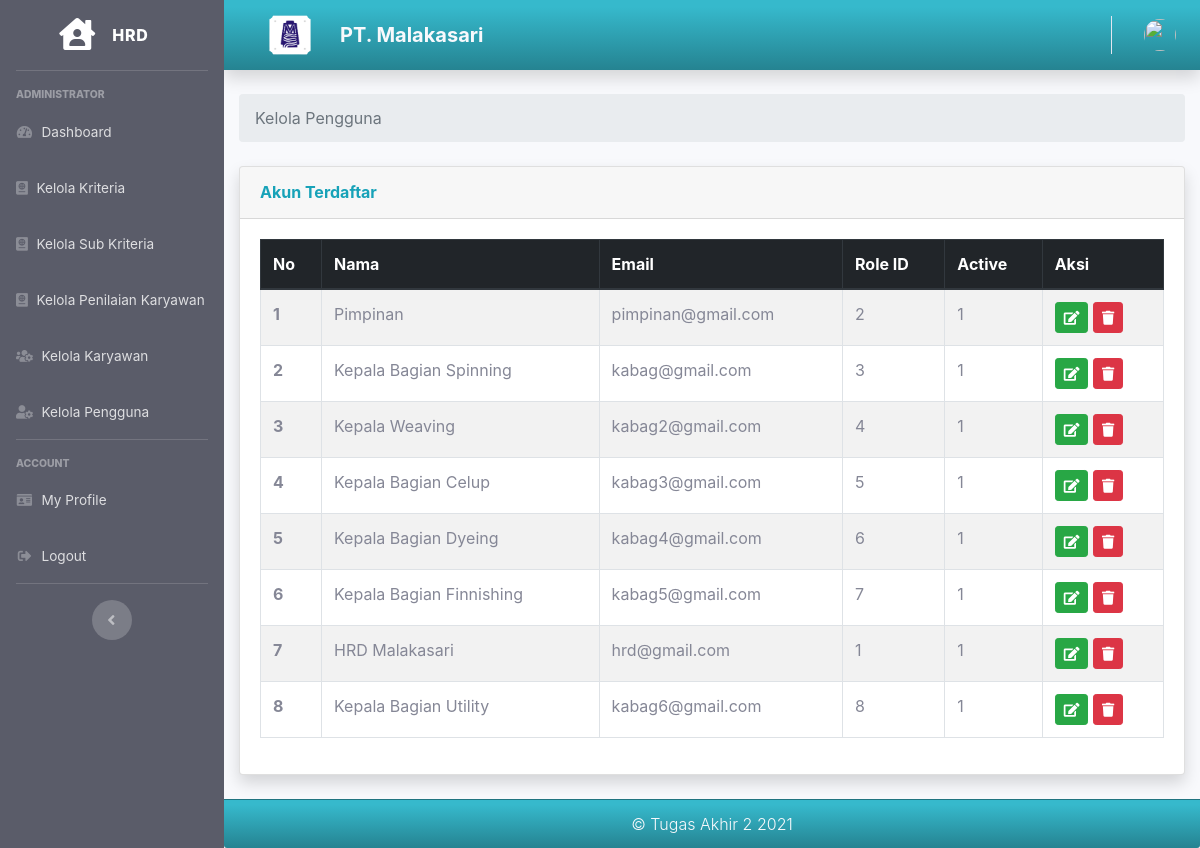
/index.php/hrd/kelola_pengguna, run on the app's committed database.
### tables this page shows
CREATE TABLE `user` (
  `id` int(11) NOT NULL,
  `name` varchar(128) NOT NULL,
  `email` varchar(128) NOT NULL,
  `image` varchar(512) NOT NULL,
  `password` varchar(256) NOT NULL,
  `role_id` int(11) NOT NULL,
  `is_active` int(1) NOT NULL,
  `date_created` int(11) NOT NULL
);

### application/controllers/Hrd.php (called while the page is built, shortened)
<?php
class Hrd extends CI_Controller
{
    public function __construct()
    {
        $this->load->model('Hrd_model');
        $this->load->model('Kriteria_model');
        $this->load->model('Kriteria_model');
        $this->load->model('Kabag_model');
        $this->load->model('Karyawan_model');
        $this->load->model('Penilaian_model');
        $this->load->model('Peringkat_model');
    }
    public function kelola_pengguna()
    {
        $data['user'] = $this->db->get_where('user', ['email' => $this->session->userdata('email')])->row_array();
        $data2['user'] = $this->db->get('user')->result_array();
        $data['title'] = 'Kelola Pengguna';
        $this->load->view('templates/hrd_header', $data);
        $this->load->view('templates/hrd_sidebar', $data);
        $this->load->view('templates/hrd_topbar', $data);
        $this->load->view('hrd/kelola_pengguna', $data2);
        $this->load->view('templates/hrd_footer', $data);
    }
}

### index.php (called while the page is built, shortened)
<?php
require_once BASEPATH.'core/CodeIgniter.php';

### application/views/hrd/kelola_pengguna.php (the view, shortened to what this page needs)
<div class="container-fluid">
    <nav aria-label="breadcrumb">
        <ol class="breadcrumb">
            <li class="breadcrumb-item active" aria-current="page">Kelola Pengguna</li>
        </ol>
    </nav>
    <div class="card shadow mb-4">
        <div class="card-header py-3">
            <h6 class="m-0 font-weight-bold text-info">Akun Terdaftar</h6>
        </div>
        <div class="card-body">
            <table id="example" class="table table-striped table-bordered" style="width:100%">
                <thead class="thead-dark">
                    <tr>
                        <th scope="col">No</th>
                        <th scope="col">Nama</th>
                        <th scope="col">Email</th>
                        <th scope="col">Role ID</th>
                        <th scope="col">Active</th>
                        <th scope="col">Aksi</th>
                    </tr>
                </thead>
                <tbody>
                    <?php $i = 1; ?>
                    <?php foreach ($user as $p) : ?>
                        <tr>
                            <th scope="row"><?= $i; ?></th>
                            <td><?= $p['name']; ?></td>
                            <td><?= $p['email']; ?></td>
                            <td><?= $p['role_id']; ?></td>
                            <td><?= $p['is_active']; ?></td>
                            <td> <a class="btn btn-success btn-sm " type="a" data-toggle="tooltip" data-placement="top" title="Edit" href="<?= base_url(); ?>hrd/edit_pengguna/<?= $p['id']; ?>"><i class="fa fa-edit"></i></a>
                                <a class="btn btn-danger btn-sm tombol-hapus-pengguna" type="button" data-toggle="tooltip" data-placement="top" title="Delete" href="<?= base_url(); ?>hrd/delete_pengguna/<?= $p['id']; ?>"><i class="fa fa-trash"></i></a>
                            </td>
                        </tr>
                        <?php $i++; ?>
                    <?php endforeach; ?>
                </tbody>
            </table>
        </div>
    </div>
</div>
</div>

### assets/css/custom.css (style rules this page uses)
body { font-family: 'Open Sans', sans-serif; }

### data on the page
user: name "Pimpinan", email "pimpinan@gmail.com", role "2", is_active "1"
user: name "Kepala Bagian Spinning", email "kabag@gmail.com", role "3", is_active "1"
user: name "Kepala Weaving", email "kabag2@gmail.com", role "4", is_active "1"
user: name "Kepala Bagian Celup", email "kabag3@gmail.com", role "5", is_active "1"
user: name "Kepala Bagian Dyeing", email "kabag4@gmail.com", role "6", is_active "1"
user: name "Kepala Bagian Finnishing", email "kabag5@gmail.com", role "7", is_active "1"
user: name "HRD Malakasari", email "hrd@gmail.com", role "1", is_active "1"
user: name "Kepala Bagian Utility", email "kabag6@gmail.com", role "8", is_active "1"
